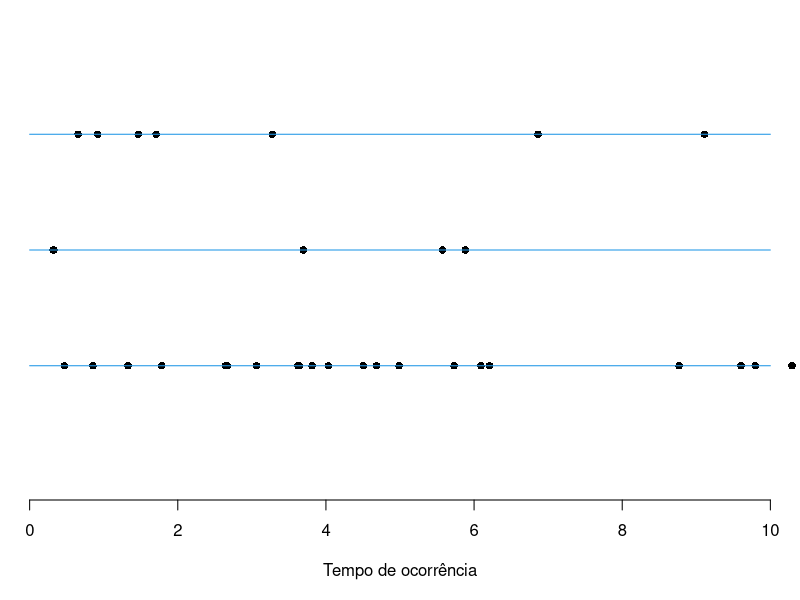
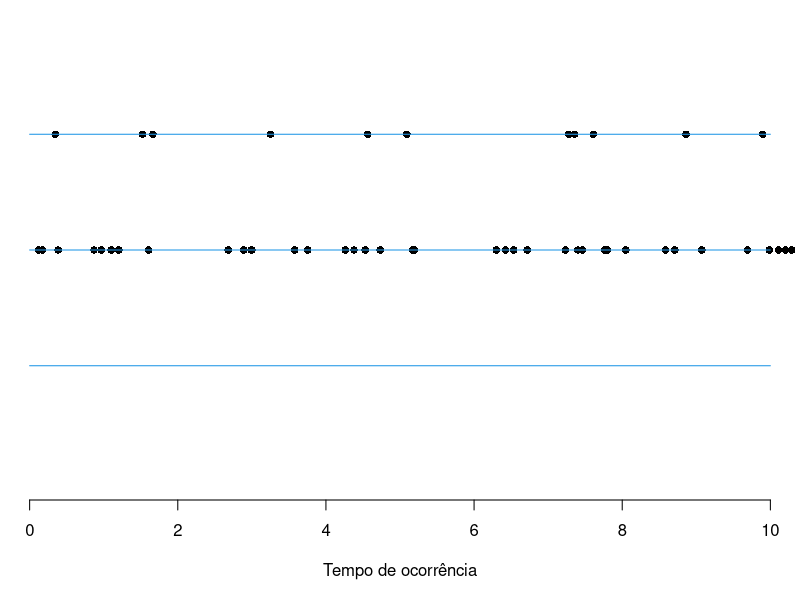

Generate these figures, in order, with R:
## ---- chunk 1
#| echo: true
#| eval: true

ProcessoPoisson <- function(lambda = 1, T = 10){
  t <- 0   # tempo interchegadas
  I <- 0   # número de ocorrências
  S <- vector()   # tempo das ocorrências
  
  while(t <= T){
    u <- runif(1)
    t <- t - (1/lambda)*log(u)
    I <- I + 1
    S[I] <- t
  }
  cat("Número de eventos:", I, "\n")
  return(S)
}
## ---- chunk 2
#| echo: true
#| eval: true

set.seed(12345)
tempos1 <- ProcessoPoisson(lambda = .5)
tempos2 <- ProcessoPoisson(lambda = 1)
tempos3 <- ProcessoPoisson(lambda = 2)
## ---- chunk 3
#| echo: true
#| eval: true

par(mar=c(5,0,0,0))
plot(c(tempos1, tempos2, tempos3),
     c(rep(2, length(tempos1)), rep(1, length(tempos2)),
       rep(0, length(tempos3))), axes = F, ylim = c(-1, 3),
     xlim = c(0, 10), ylab = "", xlab = "Tempo de ocorrência",
     pch = 16)
segments(x0 = 0, y0 = 2, x1 = 10, y1 = 2, col = 4)
segments(x0 = 0, y0 = 1, x1 = 10, y1 = 1, col = 4)
segments(x0 = 0, y0 = 0, x1 = 10, y1 = 0, col = 4)
axis(1, at = c(0,2,4,6,8,10))
## ---- chunk 4
#| echo: true
#| eval: true

ProcessoPoisson_abordagem2 <- function(lambda = 1, T = 10){
  # Passo 1: Simular o número total de eventos N(T)
  # N(T) segue uma distribuição de Poisson com média (lambda * T)
  num_eventos <- rpois(1, lambda * T)
  
  # Se nenhum evento ocorreu, retorna uma lista vazia
  if (num_eventos == 0) {
    cat("Número de eventos:", 0, "\n")
    return(numeric(0)) # Retorna um vetor numérico vazio
  }

  # Passo 2: Gerar os tempos dos eventos
  # Geramos 'num_eventos' números aleatórios uniformes entre 0 e 1
  U <- runif(num_eventos)

  # Multiplicamos por T para escalá-los para o intervalo (0, T)
  tempos_nao_ordenados <- T * U

  # Ordenamos os tempos para obter a sequência cronológica dos eventos
  tempos_eventos <- sort(tempos_nao_ordenados)

  cat("Número de eventos:", num_eventos, "\n")
  return(tempos_eventos)
}
## ---- chunk 5
#| echo: true
#| eval: true

set.seed(12345)
eventos_simulados <- ProcessoPoisson_abordagem2(lambda = 1, T = 10)
eventos_grandes <- ProcessoPoisson_abordagem2(lambda = 5, T = 20)
eventos_raros <- ProcessoPoisson_abordagem2(lambda = .1, T = 1)
## ---- chunk 6
#| echo: true
#| eval: true

par(mar=c(5,0,0,0))
plot(c(eventos_simulados, eventos_grandes, eventos_raros),
     c(rep(2, length(eventos_simulados)),
       rep(1, length(eventos_grandes)),
       rep(0, length(eventos_raros))), axes = F, ylim = c(-1, 3),
     xlim = c(0, 10), ylab = "", xlab = "Tempo de ocorrência",
     pch = 16)
segments(x0 = 0, y0 = 2, x1 = 10, y1 = 2, col = 4)
segments(x0 = 0, y0 = 1, x1 = 10, y1 = 1, col = 4)
segments(x0 = 0, y0 = 0, x1 = 10, y1 = 0, col = 4)
axis(1, at = c(0,2,4,6,8,10))
